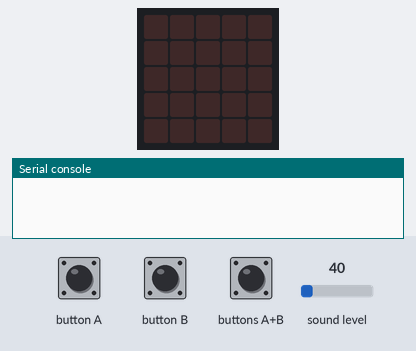
A program run on a simulated BBC micro:bit (MakeCode). Shown: the board's 5×5 LED display, the last lines printed to the serial console. The inputs (shaded band) are chosen by the test bench; at power-on: sound level 40. Data-log rows are listed on the console.

Above: at 1.2 s.
1.3 s: button A pressed for 0.15 s
At 2.2 s:
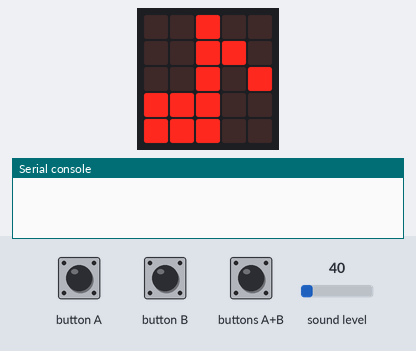
2.9 s: button B pressed for 0.15 s
At 3.4 s:
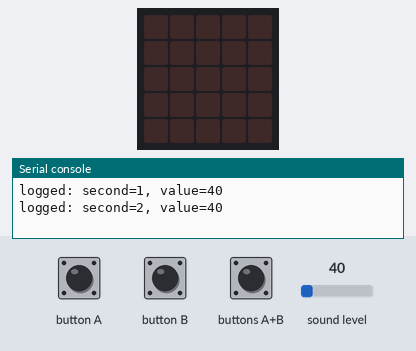
4.5 s: button A pressed for 0.15 s
At 5.9 s:
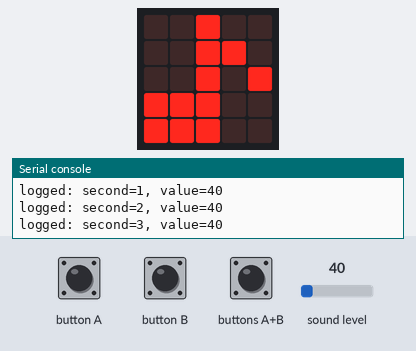
Timing chart, 0 to 7.5 s (numbered marks = the images above; inputs shaded):
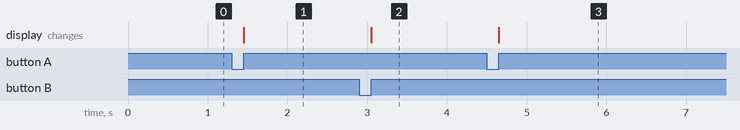

The program:

main.ts
```typescript
datalogger.onLogFull(function () {
    basic.showIcon(IconNames.Asleep)
    music.play(music.builtinPlayableSoundEffect(soundExpression.sad), music.PlaybackMode.UntilDone)
})
input.onButtonPressed(Button.A, function () {
    is_logging = 1
    basic.showIcon(IconNames.EighthNote)
})
input.onButtonPressed(Button.AB, function () {
    datalogger.deleteLog()
})
input.onButtonPressed(Button.B, function () {
    is_logging = 0
    basic.clearScreen()
})
let is_logging = 0
datalogger.mirrorToSerial(true)
datalogger.includeTimestamp(FlashLogTimeStampFormat.Seconds)
let strip = neopixel.create(DigitalPin.P0, 24, NeoPixelMode.RGB)
datalogger.setColumnTitles(
"second",
"value"
)
let середнє_арифметичне = input.soundLevel()
let total_second = 0
is_logging = 0
loops.everyInterval(500, function () {

})
basic.forever(function () {
    if (is_logging == 1) {
        for (let index = 0; index < 9; index++) {
            середнє_арифметичне += input.soundLevel()
            basic.pause(100)
        }
        середнє_арифметичне = середнє_арифметичне / 10
        total_second += 1
        datalogger.log(
        datalogger.createCV("second", total_second),
        datalogger.createCV("value", Math.round(середнє_арифметичне * 10) / 10)
        )
    }
})
```

test.ts
```typescript
// тут проходять випробування; ця компіляція не відбуватиметься, коли цей пакет використовуватиметься як розширення.
```

Measured:
- after the input at 1.3 s, the display: changes after 0.15 s (image 1)
- after the input at 2.9 s, the display: changes after 0.15 s (image 2)
- after the input at 4.5 s, the display: changes after 0.15 s (image 3)
